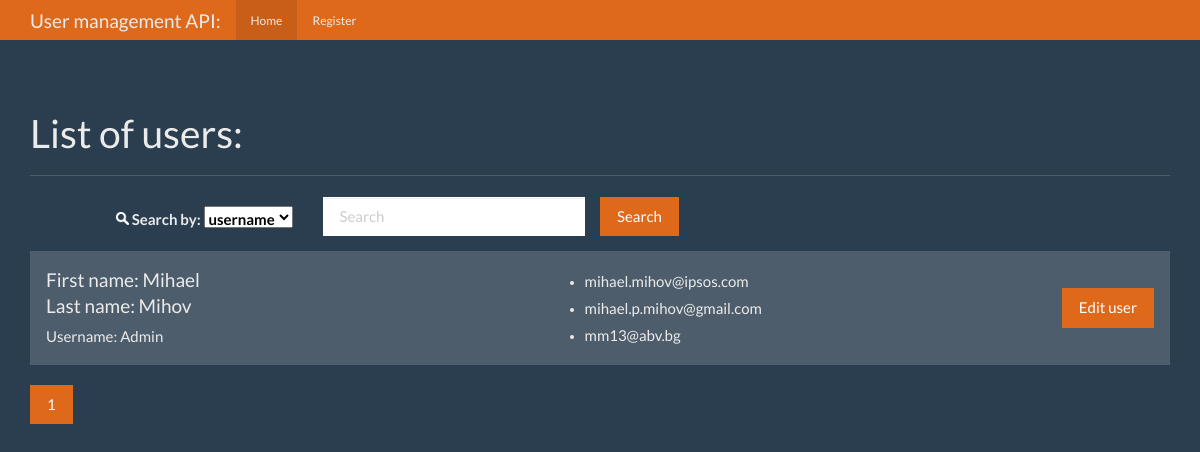
The app's page /, older data.
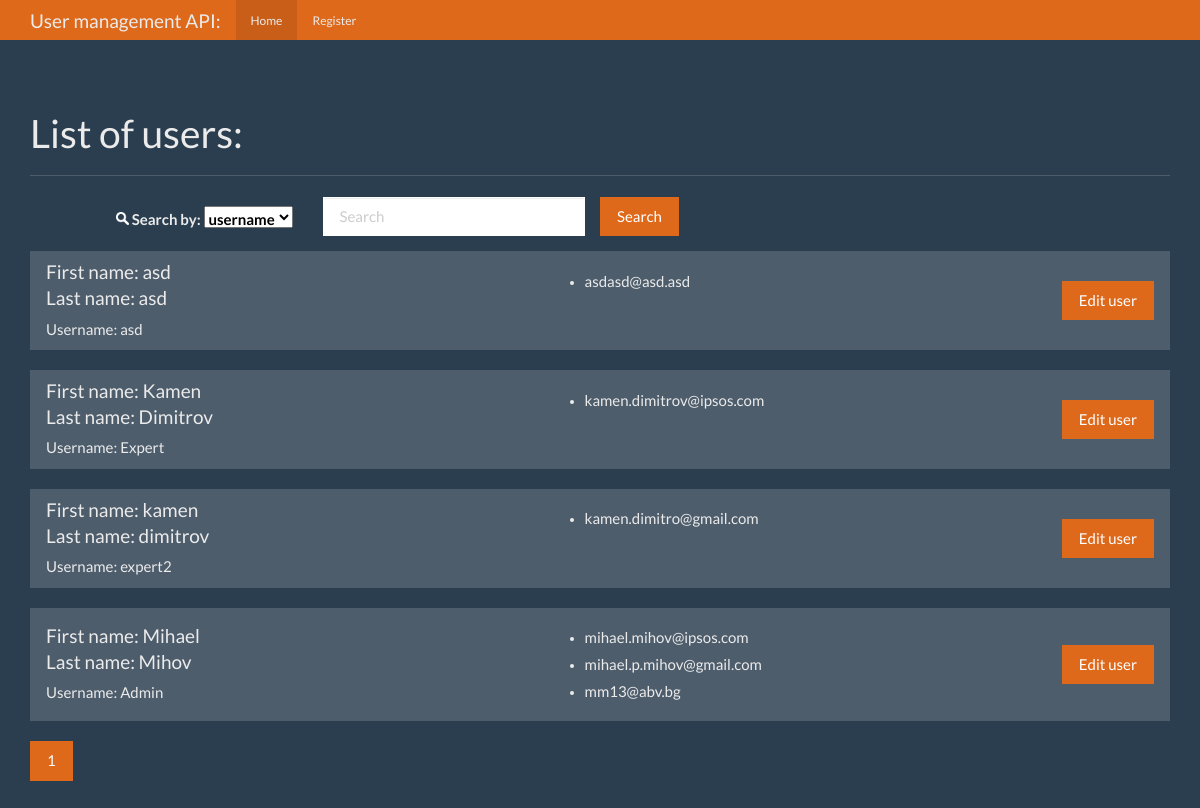
The same page, newer data.
### app.py (models this page shows, shortened)
class Users(db.Model):
    id = db.Column(db.Integer, primary_key=True, nullable=False)
    username = db.Column(db.String(80), unique=True, nullable=False)
    firstname = db.Column(db.String(80), nullable=False)
    lastname = db.Column(db.String(80), nullable=False)
    emails = db.relationship('Emaildb', backref='users', lazy='dynamic')

class Emaildb(db.Model):
    id = db.Column(db.Integer, primary_key=True)
    email = db.Column(db.String(120), nullable=False)
    user_id = db.Column(db.Integer, db.ForeignKey('users.id'))

### app.py (the view, shortened to what this page needs)
@app.route('/', methods=['GET', 'POST'])
def index():
    sel1 = sel2 = ""
    page = request.args.get('page', 1, type=int)
    per_page = 8
    if request.method == 'GET':
        sel1 = "selected"
        users = Users.query.order_by(func.lower(Users.firstname)).paginate(page=page,per_page=per_page)
        print(users.per_page)
        return render_template('home.html', sel1=sel1, sel2=sel2, users=users)

### templates/home.html (shortened to what this page needs)
{% extends "base.html" %}
  {% block body %}
    <nav class="navbar navbar-inverse navbar-fixed-top">
      <div class="container">
        <div class="navbar-header">
          <a class="navbar-brand" href="{{ url_for('index') }}">User management API:</a>
        </div>
        <div id="navbar" class="navbar-nav mr-auto">
          <ul class="nav navbar-nav">
            <li class="active"><a href="{{ url_for('index') }}">Home</a></li>
            <li><a href="{{ url_for('register') }}">Register</a></li>
          </ul>
        </div>
      </div>
    </nav>
    <div class="container theme-showcase" role="main">
      <div class="page-header">
        <h1>List of users:</h1>
      </div>
      <form class="form-horizontal" method="POST" action="{{ url_for('index') }}">
        <fieldset>
          <div class="form-group">
            <label for="find_user" class="col-lg-3 control-label" style="font-size: 1em;"><img src="{{ url_for('static', filename='search.png') }}" height="13px" style="vertical-align: baseline;"> Search by:
              <select name='search_by' style="color: black;">
                <option value="1" {{ sel1 }}>username</option>
              </select>
            </label>
            <div>
              <div class="col-lg-3"><input type="text" class="form-control" name="find_user" placeholder="Search" value="{{ old_srch }}"></div>
              <div><button type="submit" class="btn btn-primary">Search</button></div>
            </div>
          </div>
        </fieldset>
      </form>
      {% for user in users.items %}
      <div class="row">
        <div class="col-lg-12">
          <div class="list-group">
            <div class="list-group-item">
              <table style="width: 100%;">
                <tr>
                  <td style="width: 45%;">
                    <h4 class="list-group-item-heading">First name: {{ user.firstname }} </h4>
                    <h4 class="list-group-item-heading">Last name: {{ user.lastname }} </h4>
                    <h5 class="list-group-item-text">Username: {{ user.username }}</h5>
                  </td>
                  <td style="float: left;">
                    <ul>
                      {% for email in user.emails.all() %}
                      {% if email.user_id == user.id %}
                      <li><h5>{{ email.email }}</h5></li>
                      {% endif %}
                      {% endfor %}
                    </ul>
                  </td>
                  <td style="width: 15%;"><a href="{{ url_for('edit', user_id=user.id) }}"  class="btn btn-primary" style="float: right;">Edit user</a></td>
                </tr>
              </table>
            </div>
          </div>
        </div>
      </div>
      {% endfor %}
      {% for page_num in users.iter_pages() %}
        {% if page_num %}
          {% if users.page == page_num %}
            <a class="btn btn-primary" href="{{ url_for('index', page=page_num) }}">{{ page_num }}</a>
          {% else %}
            <a class="btn btn-primary" href="{{ url_for('index', page=page_num) }}">{{ page_num }}</a>
          {% endif %}
        {% else %}
          ...
        {% endif %}
      {% endfor %}
    </div>
  {% endblock %}

Row changes from the older to the newer data that the page shows:
added Users: firstname "asd", lastname "asd", username "asd"
added Emaildb: email "asdasd@asd.asd", shown under "asd"
added Users: firstname "Kamen", lastname "Dimitrov", username "Expert"
added Emaildb: email "kamen.dimitrov@ipsos.com", shown under "Kamen"
added Users: firstname "kamen", lastname "dimitrov", username "expert2"
added Emaildb: email "kamen.dimitro@gmail.com", shown under "kamen"
